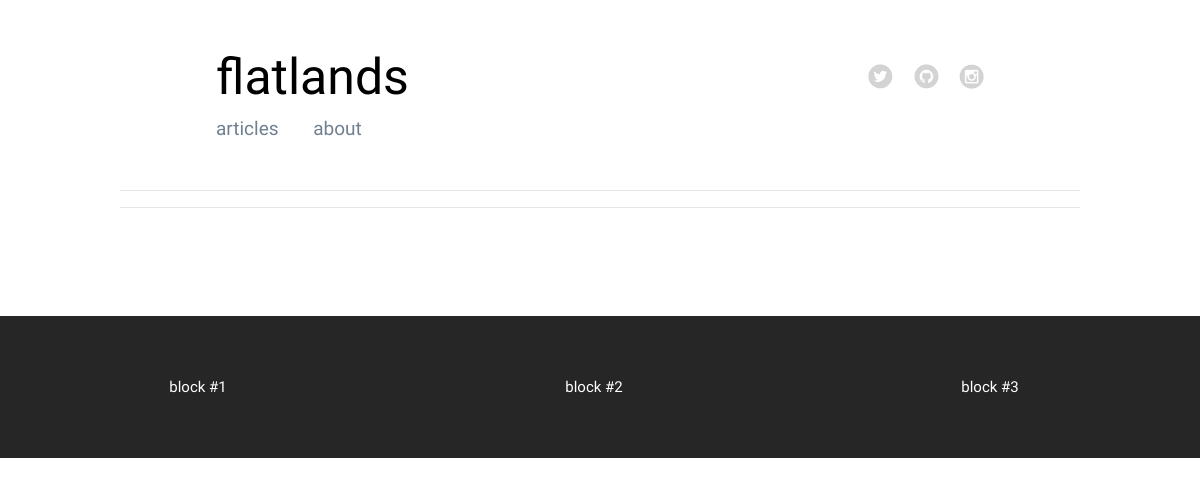
Before: / with the older database file.
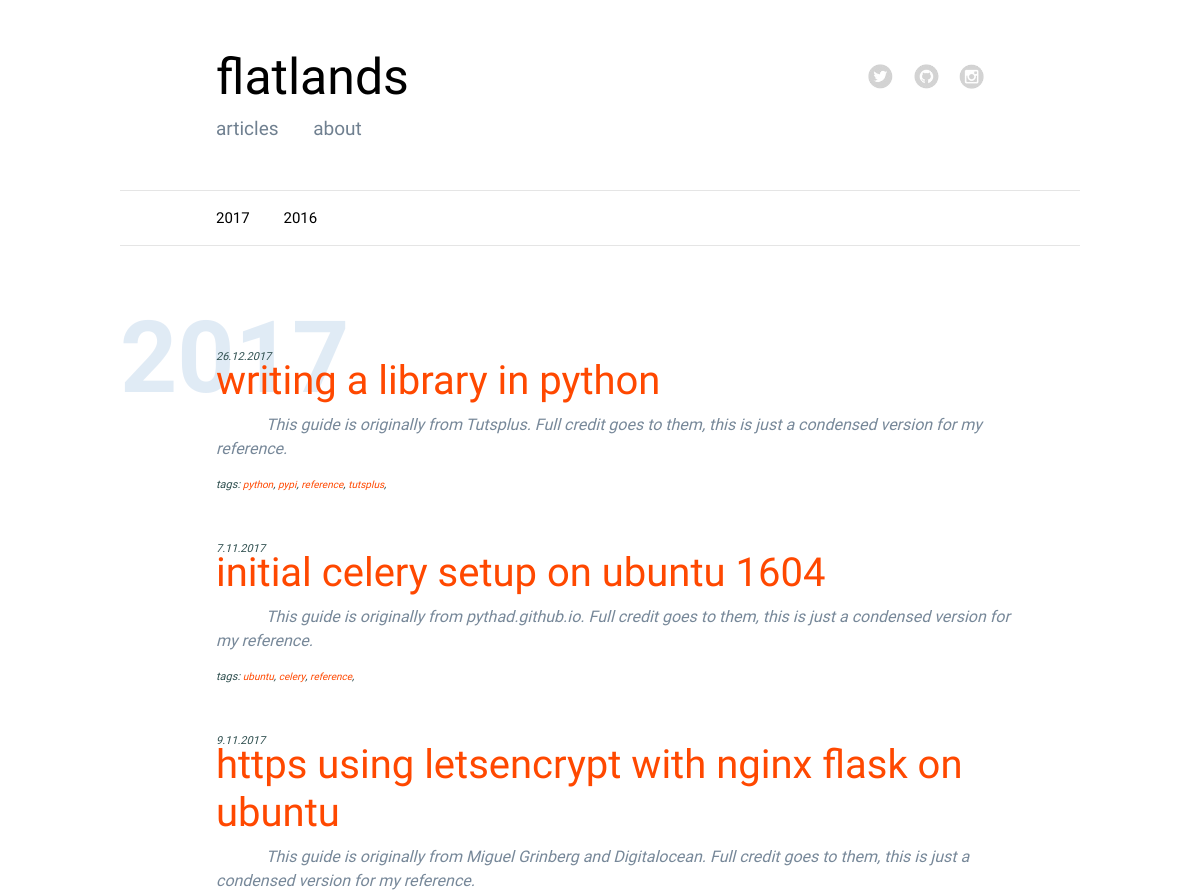
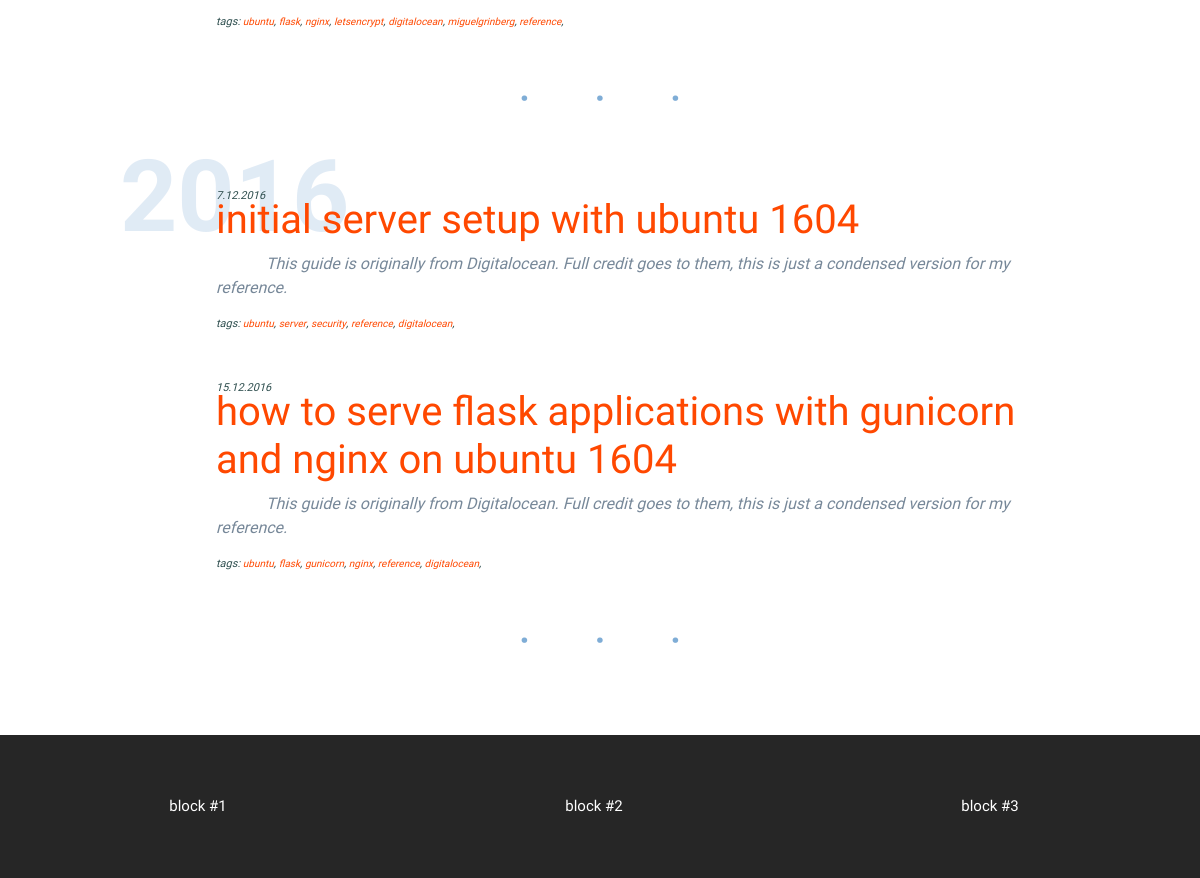
After: the same page with the newer database file (2 pictures, top to bottom).
### modules/models.py (models this page shows, shortened)
class Post(db.Model):
    id = db.Column(db.Integer, primary_key=True)
    title = db.Column(db.String())
    author = db.Column(db.String())
    tags = db.Column(db.String())
    strap = db.Column(db.String())
    content = db.Column(db.String())
    pub_date = db.Column(db.String())
    published = db.Column(db.String())

### app.py (the view)
@app.route('/')
def index():
    posts = modules.database.to_json(modules.models.Post.query.all())
    years = modules.database.get_post_years(posts)
    return render_template('blog.html', posts=posts, years=years)

### modules/database.py (called while the page is built)
def to_json(results):
    result = {}
    item = {}
    count = 1
    for row in results:
        for k, v in row.__dict__.items():
            if not k.startswith('_') and k != 'id':
                item[k] = v
        result[count] = item
        count += 1
        item = {}
    return result

def get_post_years(posts=None):
    years = []
    for code, data in posts.items():
        day, month, year = data['pub_date'].split('.')
        years.append(year)
    return sorted(list(set(years)), reverse=True)

### templates/blog.html
{% extends "base.html" %}
{% block content %}
<div class="sub-nav">
    {% for year in years %}
        <a href="#{{ year }}">{{ year }}</a>
    {% endfor %}
</div>
<hr>
<p style="height: 20px;"></p>
{% for year in years %}
    <a name="{{ year }}">
        <div class="section-head">
            <h4>{{ year }}</h4>
        </div>
    </a>
    {% for code, data in posts.items()|reverse %}
        {% if data.pub_date.endswith(year) and data.published != 'False' %}
            <div class="blog-post">
                <small>{{data.pub_date}}</small>
                <h4><a href="/blog/{{ data.title|replace(" ", "-") }}">{{data.title}}</a></h4>
                <div class="blog-post-strap">{{data.strap}}</div>
                <div>
                    <small>
                        tags:
                        {% for tag in data.tags.split(' ') %}
                            <a  style="font-size: 10px;" href="/tag/{{tag}}">{{tag}}</a>,
                        {% endfor %}
                    </small>
                </div>
            </div>
        {% endif %}
    {% endfor %}
    <div style="color: rgba(0, 92, 173, 0.5); text-align: center; word-spacing: 50px; font-size: 50px;">· · ·</div>
{% endfor %}
{% endblock %}

### templates/base.html (shortened to what this page needs)
<!doctype html>
<html lang="en">
  <head>
    <link rel="stylesheet" href="https://maxcdn.bootstrapcdn.com/bootstrap/4.0.0-beta.2/css/bootstrap.min.css">
    <link rel="stylesheet" type="text/css" href="{{ url_for('static', filename='css/main.css') }}">
  </head>
  <body>
    <div class="main-content">
      {% include 'header.html' %}
      {% block content %}
      {% endblock %}
    </div>
    {% include 'footer.html' %}
  </body>
</html>

### templates/header.html
<div class="header">
<div class="col">
<div class="title"><a href="/blog">flatlands</a></div>
  <div style="font-size: 19px;" class="header-nav">
    <a href="/blog">articles</a>
    <a href="/about">about</a>
  </div>
</div>
<div class="col_social">
<p style="height:8px;"></p>
<a href="https://twitter.com/flatlandsio" target="_blank"><img style="width: 25px; height: 25px;" src="/static/img/so_twitter.png"></a>&emsp;
<a href="https://www.github.com/" target="_blank"><img style="width: 25px; height: 25px;" src="/static/img/so_github.png"></a>&emsp;
<a href="https://www.instagram.com/" target="_blank"><img style="width: 25px; height: 25px;" src="/static/img/so_instagram.png"></a>
</div>
</div>
<hr>

### templates/footer.html
<p style="height:40px;"></p>
<div class="footer">
    <div class="footer-detail">
        block #1
    </div>
    <div class="footer-detail">
        block #2
    </div>
    <div class="footer-detail">
        block #3
    </div>
</div>

### static/css/main.css (style rules this page uses)
body { margin: 0; font-family: 'Maven Pro', sans-serif; }
.header { margin: 0; padding-bottom: 30px; padding-top: 40px; padding-left: 10%; padding-right: 10%; display: flex; }
.header a { color: black; text-decoration: none; }
.title { margin: 0; font-size: 50px; }
.header-nav { margin: 0; color: slategray; word-spacing: 30px; font-size: 15px; }
.header-nav a { color: slategray; text-decoration: none; }
.col { margin: 0; padding: 0; border: 0; width: 75%; }
.col_social { margin: 0; padding: 0; border: 0; width: 25%; text-align: right; }
.col_social img { opacity: 0.2; }
.sub-nav { padding-left: 10%; color: black; word-spacing: 30px; font-size: 15px; }
.sub-nav a { color: black; text-decoration: none; }
.main-content { padding-left: 10%; padding-right: 10%; }
.section-head { color: rgba(0, 92, 173, 0.12); height: 35px; }
.section-head h4 { font-weight: bold; font-size: 100px; }
.blog-post { padding-left: 10%; padding-right: 5%; padding-bottom: 40px; }
.blog-post small { position: relative; top: 10px; color: darkslategray; font-size: 11px; font-style: italic; }
.blog-post-strap { text-indent: 50px; color: lightslategray; font-style: italic; }
.blog-post h4 { color: darkslategray; }
.blog-post a { font-size: 40px; color: rgb(255, 72, 0); text-decoration: none; }
.footer { background-color: rgba(0, 0, 0, .85); color: white; font-size: 15px; display: flex; }
.footer-detail { text-align: center; padding-top: 60px; padding-bottom: 60px; padding-left: 20px; padding-right: 20px; width: 33%; }

Changed rows visible on the page:
added Post: pub_date "26.12.2017", title "writing a library in python", strap "This guide is originally from Tutsplus. Full credit goes to them, this is just a condensed version for my reference."
added Post: pub_date "7.11.2017", title "initial celery setup on ubuntu 1604", strap "This guide is originally from pythad.github.io. Full credit goes to them, this is just a condensed version for my reference."
added Post: pub_date "9.11.2017", title "https using letsencrypt with nginx flask on ubuntu", strap "This guide is originally from Miguel Grinberg and Digitalocean. Full credit goes to them, this is just a condensed version for my reference."
added Post: pub_date "7.12.2016", title "initial server setup with ubuntu 1604", strap "This guide is originally from Digitalocean. Full credit goes to them, this is just a condensed version for my reference."
added Post: pub_date "15.12.2016", title "how to serve flask applications with gunicorn and nginx on ubuntu 1604", strap "This guide is originally from Digitalocean. Full credit goes to them, this is just a condensed version for my reference."
Other visible differences:
new list line: "2017"
new list line: "2016"
new list line: "2017 tags: python , pypi , reference , tutsplus , tags: ubuntu , celery , reference , tags: ubuntu , flask , nginx , letsencrypt , digitalocean , miguelgrinberg , reference , · · ·"
new list line: "2016 tags: ubuntu , server , security , reference , digitalocean , tags: ubuntu , flask , gunicorn , nginx , reference , digitalocean , · · ·"
